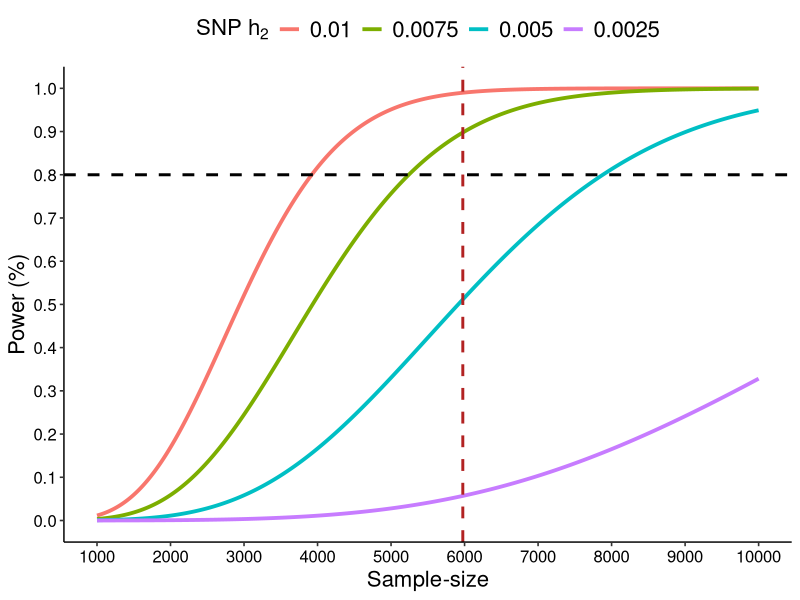

Write the R code that produced this figure.
library(data.table)
library(ggplot2)
library(ggpubr)

N <- 5976
alpha <- 5e-8
H2 <- 0.005

threshold <- qchisq(alpha, df = 1, lower.tail = FALSE)
power <- pchisq(threshold, df = 1, lower.tail = FALSE, ncp = N * H2)
power + 0.93*power

power_func <- function(freq, h2) {
    f = freq
    y.explained = h2
    b.alt = sqrt(y.explained / (2*f*(1-f)) ) #this is beta that explains 0.5%
    sigma = sqrt(1 - y.explained) #error sd after SNP effect is accounted for
    ns = seq(1000,10000,10) #candidate n
    ses = sigma / sqrt( ns*2*f*(1-f) ) #SE corresponding to each n
    q.thresh = qchisq(5e-8, df = 1, ncp = 0, lower = F) #threshold corresp alpha=5e-8
    pwr = pchisq(q.thresh, df = 1, ncp = (b.alt/ses)^2, lower = F) #power at alpha=5e-8
    #plot(ns,pwr, col = "darkgreen", xlab = "n", ylab = "power", 
    #     main = paste0("QT sd=1; MAF=",f,"; beta=",b.alt), t = "l", lwd = 1.5)
    #abline( h = 0.9, lty = 2 )
    pwr_df <- data.table(ns=ns, ses=ses, pwr=pwr, y.explained=y.explained)
    return(pwr_df)
}

pwr_df_1 <- power_func(0.25, 0.01)
pwr_df_2 <- power_func(0.25, 0.0075)
pwr_df_3 <- power_func(0.25, 0.005)
pwr_df_4 <- power_func(0.25, 0.0025)
pwr_df <- rbind(pwr_df_1, pwr_df_2, pwr_df_3, pwr_df_4)
pwr_df$y.explained <- factor(pwr_df$y.explained, levels = c(0.0100, 0.0075, 0.0050, 0.0025))

power_plot <- ggplot(data=pwr_df, aes(x=ns, y=pwr, colour = y.explained)) + 
    geom_line(size=1.3) +
    scale_x_continuous(breaks = pretty(pwr_df$ns, n = 10)) +
    scale_y_continuous(breaks = pretty(pwr_df$pwr, n = 10)) +
    ylab("Power (%)") + xlab("Sample-size") +
    guides(color=guide_legend(title=bquote('SNP'~h[2]))) +
    geom_hline(yintercept = 0.8, linetype="dashed", color = "black", size=1) + 
    geom_vline(xintercept = 5976, linetype="dashed", color = "firebrick", size=1) + theme_pubr() + 
    theme(axis.title = element_text(size = 16), legend.text = element_text(size = 16), legend.title = element_text(size = 16)) 

ggsave(plot = power_plot, 
       filename = "#.tiff", 
        device="tiff", width = 280, height = 190, dpi=300, compression = "lzw", units="mm")


